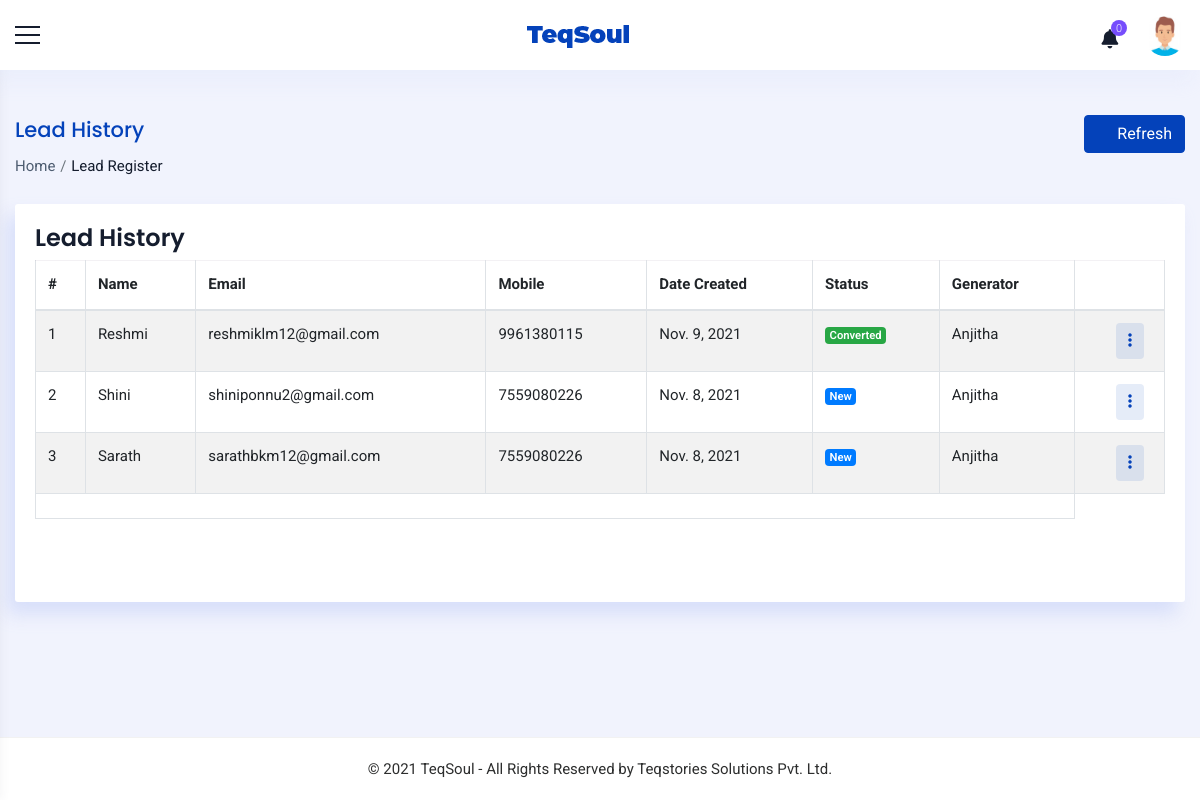
Page /sales/history/ (signed in) on the earlier database version.
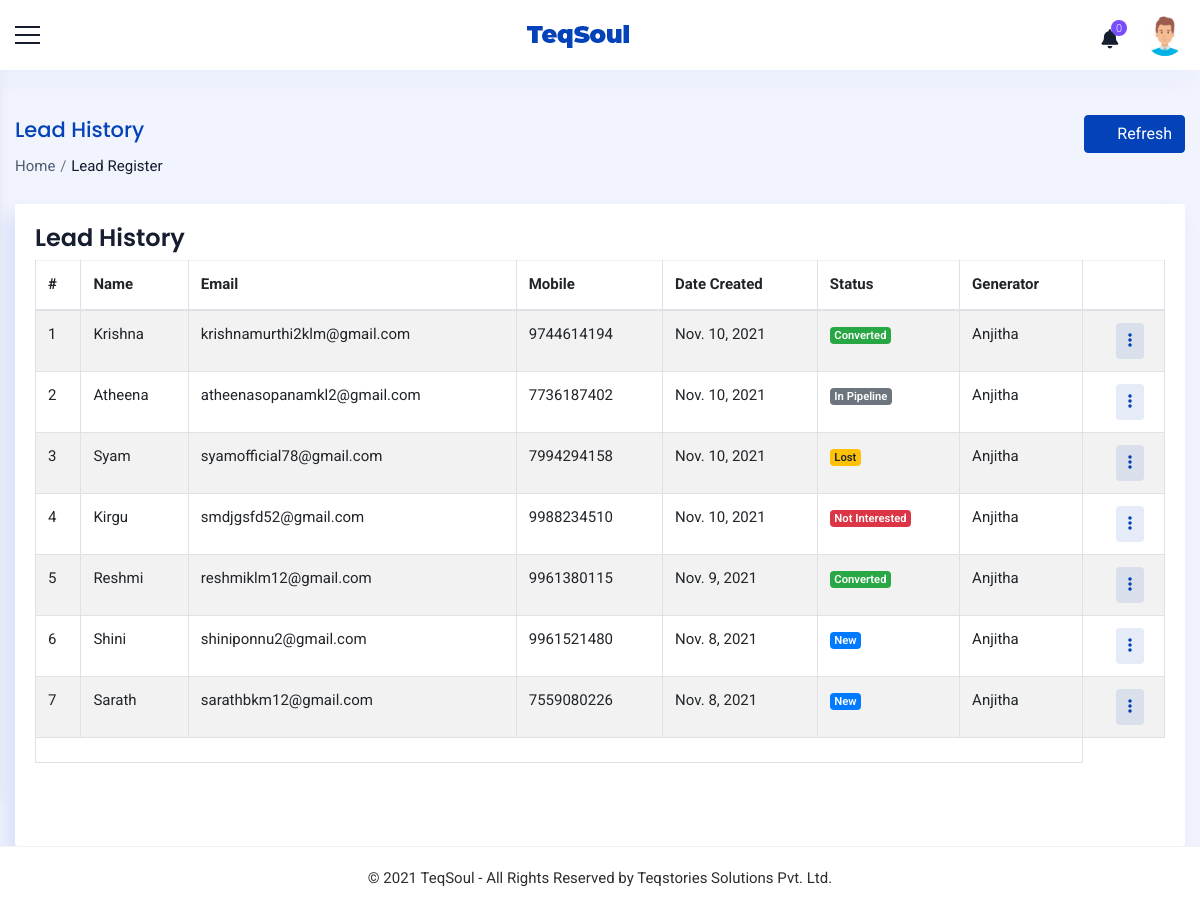
Same page on the later database version.
### accounts/models.py (models this page shows, shortened)
class Lead(models.Model):
    name = models.CharField(max_length=100,null=True, blank=True)
    email = models.EmailField(max_length=200,null=True,blank=True)
    mobile = models.CharField(max_length=10,null=True,blank=True)
    sex = models.CharField(max_length=10,null=True,choices=sex_choices,blank=True,default="Male")
    generator = models.ForeignKey(Staff,on_delete=models.CASCADE, blank=True,null=True,related_name='representative')
    assigned_to = models.ForeignKey(Staff,on_delete=models.CASCADE, blank=True,null=True,related_name='assigned_to',limit_choices_to=(Q(stype='2')|Q(stype='6')|Q(stype='4')))
    created_on = models.DateField(null=True, blank=True)
    status = models.CharField(max_length=100,null=True, blank=True,choices=levels,default="New")
    lms = models.BooleanField(default = False)
    approval = models.CharField(max_length=100,null=True, blank=True,choices=approval_choices)
    to_be_approved_by = models.ForeignKey(Staff,on_delete=models.CASCADE, blank=True,null=True)

class Staff(models.Model):
    value= (
    ('1', 'Operations'),
    ('2', 'Sales'),
    ('3', 'Trainer'),
    ('4', 'Admin'),
    ('5', 'Operations Manager'),
    ('6', 'Sales Manager'),
    ('7', 'Trainer Manager'),
    )
    user = models.OneToOneField(User,on_delete=models.CASCADE,null=True,blank=True)
    name = models.CharField(max_length=100,null=True, blank=True)
    empid = models.CharField(max_length=100,null=True, blank=True)
    mobile = models.CharField(max_length=10,null=True, blank=True)
    email = models.EmailField(max_length=200,null=True, blank=True)
    sex = models.CharField(max_length=10,null=True,choices=sex_choices, blank=True)
    dob = models.DateField(null=True, blank=True)
    doj = models.DateField(null=True, blank=True)
    blood_group = models.CharField(max_length=100,null=True, blank=True,choices=groups)
    house = models.CharField(max_length=100,null=True, blank=True)
    street =models.CharField(max_length=100,null=True, blank=True)
    street2 =models.CharField(max_length=100,null=True, blank=True)
    city = models.CharField(max_length=100,null=True, blank=True)
    state = models.CharField(max_length=100,null=True,choices=state, blank=True)
    pin = models.CharField(max_length=100,null=True,blank=True)
    stype = models.CharField(max_length=100,null=True,choices=value, blank=True)
    status = models.CharField(max_length=20,choices=(('Active','Active'),('Inactive','Inactive')),default='Active')
    profile_pic = models.ImageField(null=True, blank=True,upload_to='images/dp/',default='accounts/static/images/user3.png')
    facebook = models.CharField(max_length=1000, null=True, blank=True)
    linkedin = models.CharField(max_length=1000, null=True, blank=True)
    instagram = models.CharField(max_length=1000, null=True, blank=True)
    approval = models.BooleanField(null=True, blank=True, default=False)
    def __str__(self):
        return self.name
    class Meta:
        unique_together = [['name']]

### accounts/views.py (the view)
# urls.py: path('sales/history/',ViewHistory.as_view(),name='view_history'),
class ViewHistory(View):
    def get(self, request):
        x = SalesOperation(request)
        if x == True:
            staff = Staff.objects.get(user=request.user)
            notify = Notifications(staff)
            count = CountNotifications(notify)
            if staff.stype == '4' or staff.stype == '6':
                lead = Lead.objects.all().order_by('-created_on')
            else:
                lead = Lead.objects.filter(generator=staff).order_by('-created_on')
            page = Pagination(request,lead,10)
            history = True
            context={'count':count,'notify':notify,'staff':staff,'lead':page,'history':history}
            return render(request,'sales/history.html',context)
        else:
            if request.user.is_authenticated:
                return render(request,'messages/common/permission_error.html')
            else:
                return redirect('home')

### accounts/functions.py (called while the page is built)
def Pagination(request,object,count):
    p = Paginator(object,count)
    page_num = request.GET.get('page',1)
    try:
        page = p.page(page_num)
    except EmptyPage:
        page = p.page(1)
    return (page)

def SalesOperation(request):
    user = request.user
    if user.is_authenticated:
        try:
            staff = Staff.objects.get(user=user)
            if staff.stype == '6' or staff.stype=='4' or staff.stype== '5' or staff.stype== '2':
                return (True)
            else:
                return (False)
        except:
            return (False)
    else:
        return (False)

def Notifications(staff):
    notifications = Notification.objects.filter(user1=staff,status='2').order_by('-date').order_by('-time')
    return notifications

def CountNotifications(notifications):
    count = 0
    for i in notifications:
        count = count +1
    return count

### accounts/templates/sales/history.html (shortened to what the changed rows need)
{% extends 'common/main.html' %}
{% load static %}
{% block content %}
<div class="container_full">
    <div class="content_wrapper bg_homebefore inner-wrapper tables-sec">
        <div class="container-fluid">
        <div class="row ">
            <div class="col-12">
              <div class="card">
                <div class="table-responsive">
                <table id="demo-foo-filtering" class="table table-striped table-bordered toggle-circle m-b-0" >
                  <thead>
                    <tr>
                      <th>#</th>
                      <th>Name</th>
                      <th>Email</th>
                      <th>Mobile</th>
                      <th>Date Created</th>
                      <th>Status</th>
                      {% if staff.stype == '4' or staff.stype == '6' %}
                      <th>Generator</th>
                      {% endif %}
                      <th class="text-right"></th>
                    </tr>
                  </thead>
                  <tbody>
                    {% for i in lead %}
                    <tr>
                      <td>{{forloop.counter}}</td>
                      <td>{{i.name}}</td>
                      <td>{{i.email}}</td>
                      <td>{{i.mobile}}</td>
                      <td>{{i.created_on}}</td>
                      {% if i.status == 'New' %}
                      <td><span class="badge label-table badge-primary">{{i.status}}</span></td>
                      {% elif i.status == 'In Pipeline' %}
                      <td><span class="badge label-table badge-secondary">{{i.status}}</span></td>
                      {% elif i.status == 'Converted' %}
                      <td><span class="badge label-table badge-success">{{i.status}}</span></td>
                      {% elif i.status == 'Lost' %}
                      <td><span class="badge label-table badge-warning">{{i.status}}</span></td>
                      {% elif i.status == 'Not Interested' %}
                      <td><span class="badge label-table badge-danger">{{i.status}}</span></td>
                      {% endif %}
                      {% if staff.stype == '4' or staff.stype == '5'  %}
                      <td>{{i.generator}}</td>
                      {% endif %}
                      <td class="text-right">
                        <div class="btn-group mr-2">
                          <div class="dropdown">
                            <button class="btn btn-round btn-primary-rgba" type="button" id="CustomdropdownMenuButton4" data-toggle="dropdown" aria-haspopup="true" aria-expanded="false"><i class="fas fa-ellipsis-v"></i></button>
                          </div>
                        </div>
                      </td>
                      {% empty %}
                      <td colspan="7">No closure to show.</td>
                    </tr>
                    {% endfor %}
                  </tbody>
                </table></div><br><br>
                </div>
              </div>
            </div>
          </div>
          </div>
        </div>
    </div>
{% endblock %}

Differences in the rows shown:
added Lead: name "Krishna", email "krishnamurthi2klm@gmail.com", mobile "9744614194", created_on "Nov. 10, 2021", status "Converted", generator "Anjitha"
added Lead: name "Atheena", email "atheenasopanamkl2@gmail.com", mobile "7736187402", created_on "Nov. 10, 2021", status "In Pipeline", generator "Anjitha"
added Lead: name "Syam", email "syamofficial78@gmail.com", mobile "7994294158", created_on "Nov. 10, 2021", status "Lost", generator "Anjitha"
added Lead: name "Kirgu", email "smdjgsfd52@gmail.com", mobile "9988234510", created_on "Nov. 10, 2021", status "Not Interested", generator "Anjitha"
changed Lead "Shini": mobile "7559080226" → "9961521480"
